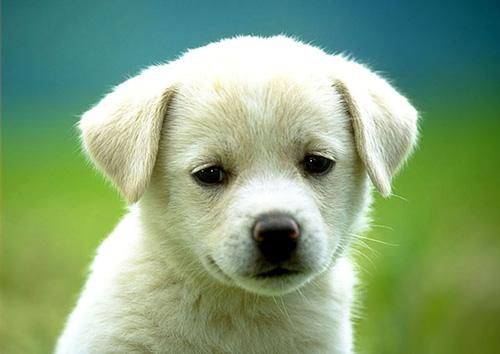
#> input picture images/dog10.jpg, 500 x 354 px
$ python main.py
#> lines starting #> are read from the running program, lines starting #| are printed output that depends on the picture
import cv2
import matplotlib.pyplot as plt
import math


def build_histogram(values, width, left, right):
    result_hist = [0] * width
    for line in values:
        for element in line:
            if element < left:
                continue
            if element > right:
                continue
            result_hist[element] += 1
    return result_hist


def trim_percent(percent, original_hist):
    left = 0
    right = 255
    total_space = sum(original_hist)
    new_space = total_space
    while new_space / total_space > 1.0 - percent:
        if original_hist[left] > original_hist[right]:
            right -= 1
        else:
            left += 1
        new_space = sum(original_hist[left:right])
    return [left, right]


def build_change_matrix(width, a, b):
    c = 0
    d = width
    result_matrix = [0] * width
    # (i - a) * ((d - c) / (b - a)) + c
    new_range = d - c
    old_range = b - a
    range_multiplier = new_range / old_range
    for i in range(len(result_matrix)):
        new_color = (i - a) * range_multiplier + c
        result_matrix[i] = max(min(math.floor(new_color), 255), 0)
    return result_matrix


if __name__ == '__main__':
    image = cv2.imread("../../images/dog10.jpg", 0)
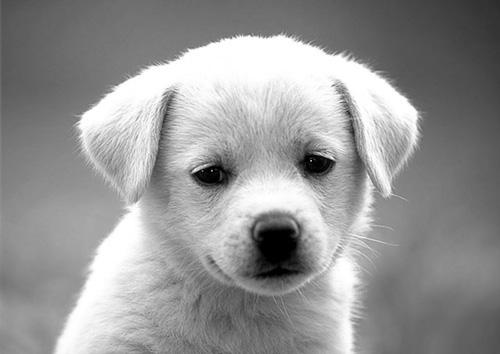
#> image: shape (354, 500); min 0, max 255, mean 148.9
    cv2.imshow("Original", image)

    baseHistogram = build_histogram(image, 256, 0, 255)
#> after the loop in build_histogram, `for line in values:`: result_hist = 256 values, max 8054 at index 255, min 24 at index 34, mean 691.4
#> baseHistogram has the same summary as result_hist in build_histogram
    plt.plot(baseHistogram)
    plt.show()
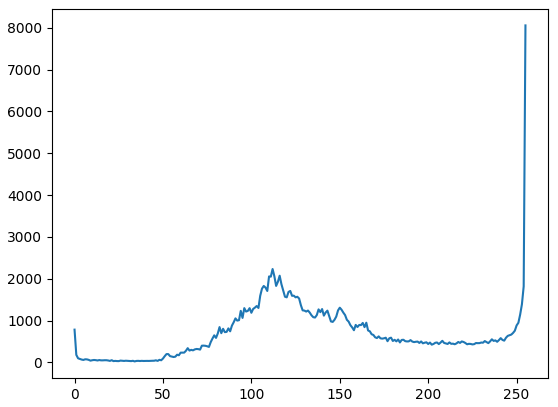
#> figure drawn by matplotlib, 1 panel; curve peaks at x = 255, y = 8054

    trimmed = trim_percent(0.1, baseHistogram)
#> in trim_percent, `total_space = sum(original_hist)`: total_space = 177000
#> the loop in trim_percent, `while new_space / total_space > 1.0 - percent:` made 76 passes
#> new_space on passes 1 to 12: 168163, 167983, 167885, 167803, 167735, 167676, 167602, 167530, 167469, 167427, 167375, 167317
#> after the loop in trim_percent, `while new_space / total_space > 1.0 - percent:`: left = 76; right = 255
#> trimmed = [76, 255]
    print(trimmed)
#| [76, 255]
    trimmedHistogram = build_histogram(image, 256, trimmed[0], trimmed[1])
#> trimmedHistogram = 256 values, max 8054 at index 255, min 0 at index 0, mean 653.3
    plt.plot(trimmedHistogram)
    plt.show()
#> figure, not shown here; curve peaks at x = 255, y = 8054

    transform_matrix = build_change_matrix(256, trimmed[0], trimmed[1])
#> transform_matrix = 256 values from 0 to 255

    for i in range(len(image)):
        for j in range(len(image[0])):
            image[i][j] = transform_matrix[image[i][j]]
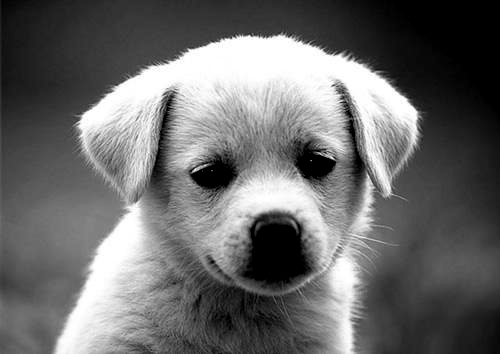
#> image: shape (354, 500); min 0, max 255, mean 105.9

    finalHistogram = build_histogram(image, 256, 0, 255)
#> finalHistogram = 256 values, max 10119 at index 0, min 0 at index 3, mean 691.4
    plt.plot(finalHistogram)
    plt.show()
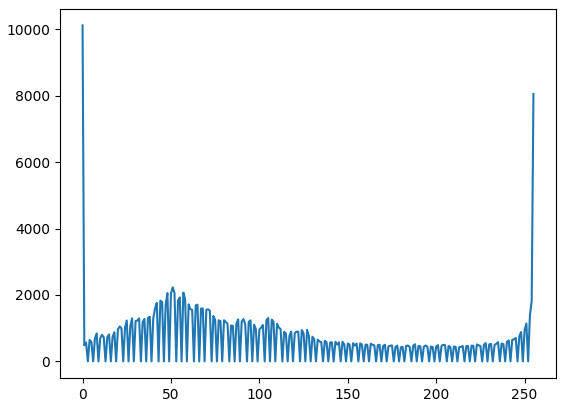
#> figure drawn by matplotlib, 1 panel; curve peaks at x = 0, y = 10119

    cv2.imshow("Result", image)

    cv2.waitKey(0)

$ run again, with images/dog4.jpg copied over images/dog10.jpg
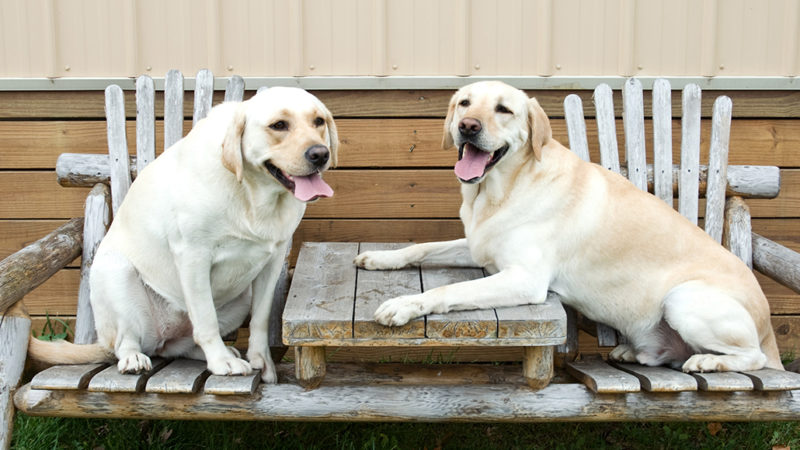
#> input picture images/dog4.jpg, 800 x 450 px
#> after the loop in build_histogram, `for line in values:`: result_hist = 256 values, max 8888 at index 211, min 58 at index 1, mean 1406.2
#> baseHistogram has the same summary as result_hist in build_histogram
#> total_space = 360000
#> the loop in trim_percent, `while new_space / total_space > 1.0 - percent:` made 48 passes
#> new_space on passes 1 to 8: 356033, 355975, 355879, 355759, 355616, 355467, 355262, 355051
#> after the loop in trim_percent, `while new_space / total_space > 1.0 - percent:`: left = 48; right = 255
#> trimmed = [48, 255]
#| [48, 255]
#> trimmedHistogram = 256 values, max 8888 at index 211, min 0 at index 0, mean 1279.1
#> transform_matrix = 256 values from 0 to 255
#> after the loop `for i in range(len(image)):`:
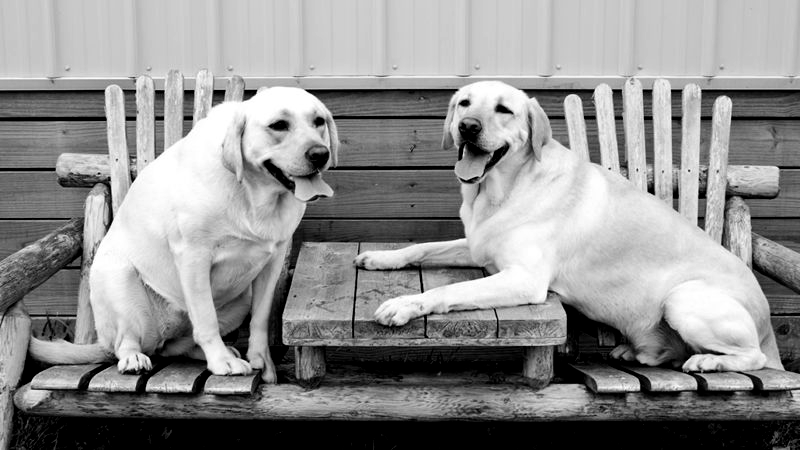
#> image: shape (450, 800); min 0, max 255, mean 142.6
#> finalHistogram = 256 values, max 33197 at index 0, min 0 at index 5, mean 1406.2
#> `plt.show()`:
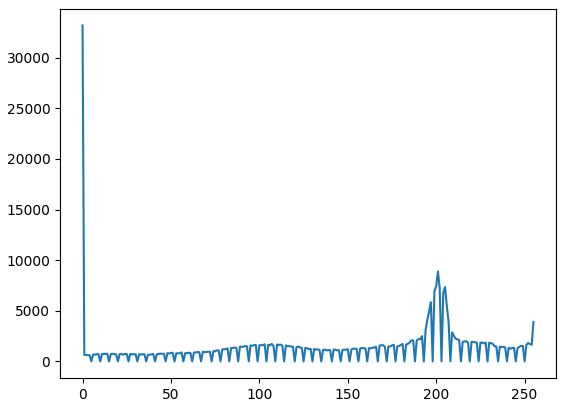
#> figure drawn by matplotlib, 1 panel; curve peaks at x = 0, y = 33197
